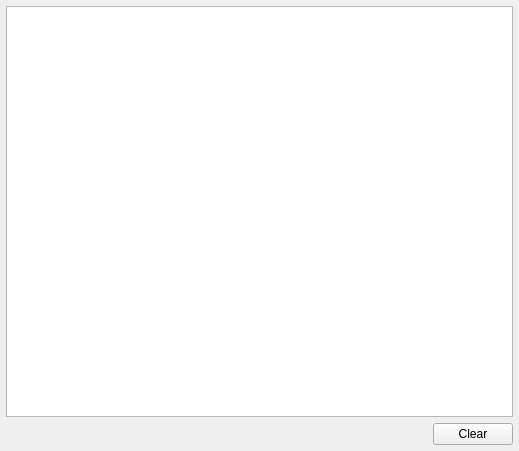
<?xml version="1.0" encoding="UTF-8"?>
<ui version="4.0">
 <class>Console</class>
 <widget class="QWidget" name="Console">
  <property name="geometry">
   <rect>
    <x>0</x>
    <y>0</y>
    <width>519</width>
    <height>451</height>
   </rect>
  </property>
  <property name="windowTitle">
   <string>Form</string>
  </property>
  <layout class="QVBoxLayout" name="verticalLayout">
   <property name="margin">
    <number>6</number>
   </property>
   <item>
    <widget class="QTextEdit" name="textEdit"/>
   </item>
   <item>
    <layout class="QHBoxLayout" name="horizontalLayout">
     <item>
      <spacer name="horizontalSpacer">
       <property name="orientation">
        <enum>Qt::Horizontal</enum>
       </property>
       <property name="sizeHint" stdset="0">
        <size>
         <width>40</width>
         <height>20</height>
        </size>
       </property>
      </spacer>
     </item>
     <item>
      <widget class="QPushButton" name="clearButton">
       <property name="text">
        <string>Clear</string>
       </property>
      </widget>
     </item>
    </layout>
   </item>
  </layout>
 </widget>
 <resources/>
 <connections/>
</ui>
